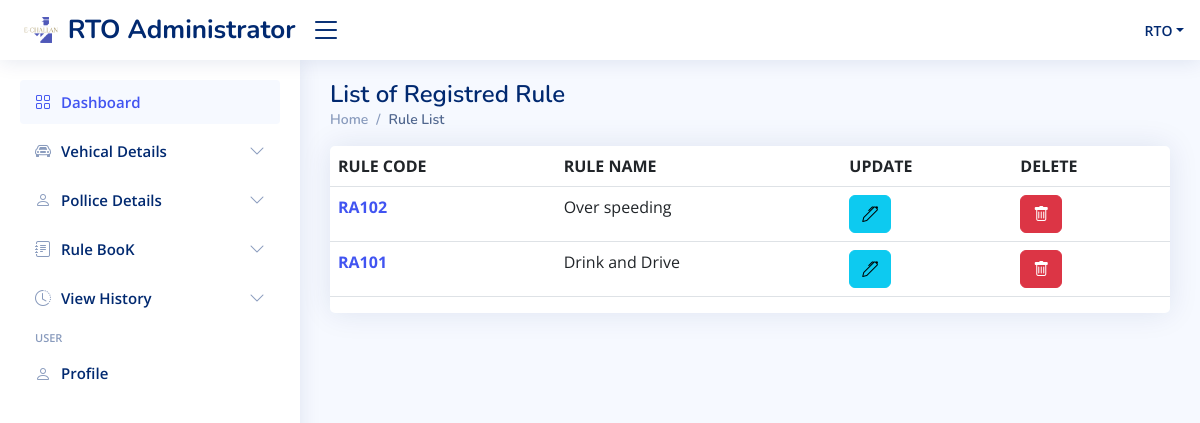
The app's page /rto-administrator/rtodashboard/view_rule_list/ (signed in) with its own data.
### rto/models.py (models this page shows, shortened)
class Rules(models.Model):
    rule_id=models.AutoField(primary_key= True)
    rule_code=models.CharField(max_length=50)
    rule_desc=models.CharField(max_length=100,blank=True)
    rule_sect = models.CharField(max_length=50,null=True)
    rule_pen=models.CharField(max_length=100,null=True)

### rto/views.py (the view)
# urls.py: path('rtodashboard/view_rule_list/', views.allrule,name="vehiclelist"),
def allrule(request):
    if authcheck(request):
        allrule = list(Rules.objects.all().values())
        context = {
            'user': user(request),
            'r': allrule
            }
        return render(request, 'rto_rule_list.html',context)
    else:
        return log_rto(request)

### rto/views.py (called while the page is built)
def authcheck(request):
    if request.session.get('login') == False or request.session.get('username') == None:
        return False
    else:
        return True

def user(request):
    user_info = {
        'username': request.session.get('username')
    }
    return user_info

### rto/templates/rto_rule_list.html (shortened to what this page needs)
{% extends 'base.html' %}
{% block body1 %}
<main id="main" class="main">
  <div class="pagetitle">
    <h1>List of Registred Rule</h1>
    <nav>
      <ol class="breadcrumb">
        <li class="breadcrumb-item"><a href="../">Home</a></li>
        <li class="breadcrumb-item active">Rule List</li>
      </ol>
    </nav>
  </div>
  <section class="section">
    <div class="row">
      <div class="col-lg-12">
        <div class="col-12">
          <div class="card  overflow-auto">
            <table class="table table-border datatable">
              <thead>
                <tr>
                  <th scope="col">RULE CODE</th>
                  <th scope="col">RULE NAME</th>
                  <th scope="col">UPDATE </th>
                  <th scope="col">DELETE </th>
                </tr>
              </thead>
              <tbody>
                {% for i in r %}
                <tr>
                  <th scope="row"><a href="show_rid/{{ i.rule_id}}">{{i.rule_code}}</a></th>
                  <td>{{i.rule_desc}}</td>
                  <td><a href="update_rid/{{ i.rule_id}}" class="btn btn-info"><i class="bi bi-pen"></i></a></td>
                  <td><button type="button" class="btn btn-danger" data-bs-toggle="modal" data-bs-target="#basicModal{{ i.rule_id}}">
                    <i class="bi bi-trash"></i>
                  </button></td>
                </tr>
                {% endfor %}
              </tbody>
            </table>
          </div>
        </div>
    </div>
    </div>
  </section>
</main>
{% endblock body1 %}

### rto/static/assets/css/style.css (style rules this page uses)
:root { scroll-behavior: smooth; }
body { font-family: "Open Sans", sans-serif; background: #f6f9ff; color: #444444; }
a { color: #4154f1; text-decoration: none; }
h1, h2, h3, h4, h5, h6 { font-family: "Nunito", sans-serif; }
#main { margin-top: 60px; padding: 20px 30px; transition: all 0.3s; }
.pagetitle { margin-bottom: 10px; }
.pagetitle h1 { font-size: 24px; margin-bottom: 0; font-weight: 600; color: #012970; }
.card { margin-bottom: 30px; border: none; border-radius: 5px; box-shadow: 0px 0 30px rgba(1, 41, 112, 0.1); }
.breadcrumb { font-size: 14px; font-family: "Nunito", sans-serif; color: #899bbd; font-weight: 600; }
.breadcrumb a { color: #899bbd; transition: 0.3s; }
.breadcrumb .breadcrumb-item::before { color: #899bbd; }
.breadcrumb .active { color: #51678f; font-weight: 600; }
@media (min-width: 1200px) { #main, #footer { margin-left: 300px; } }

### records on screen
Rules: rule_code "RA102", rule_desc "Over speeding"
Rules: rule_code "RA101", rule_desc "Drink and Drive"

### other values on screen
{{ user.username }} "RTO"
